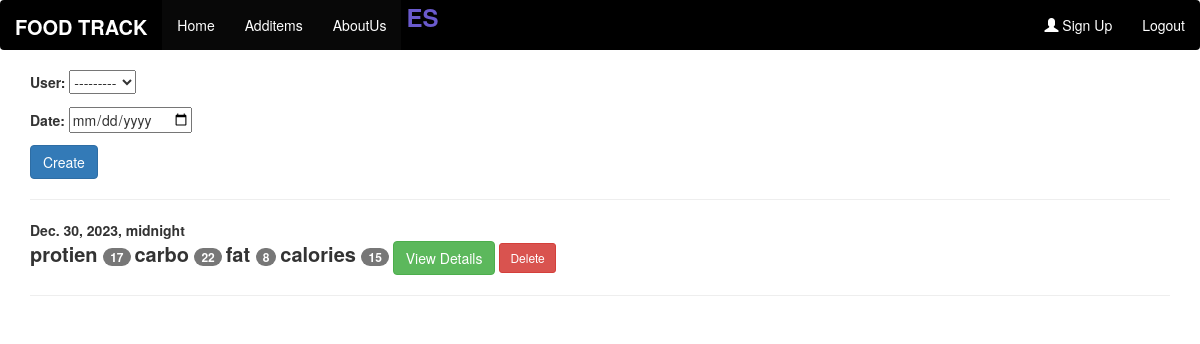
Page /home/ (signed in) on the committed database.
### food_items/models.py (models this page shows, shortened)
class AddDate(models.Model):
     user = models.ForeignKey(User, on_delete=models.CASCADE, null=True)
     date = models.DateTimeField(null=True, unique=True)

### food_items/views.py (the view)
# urls.py: path('home/', views.home),
@login_required(login_url='/login/')
def home(request):
    if request.method == 'POST':
        form = AddDateForm(request.POST)
        if form.is_valid():
            date = form.cleaned_data['date']
            form = AddDate(user=request.user, date=date).save()
            return HttpResponseRedirect('#')
    else:
        form = AddDateForm
        form2 = Additemform
    model = AddDate.objects.all()
    items = AddDetail.objects.all()
    total = TotalEnergies.objects.all()
    date_list = []
    date = ''
    food_dic = {'date': '', 'protien': 0, 'carbo': 0, 'fat': 0, 'calories': 0}
    for all in total:
        food_dic = {'date': '', 'protien': 0, 'carbo': 0, 'fat': 0, 'calories': 0}
        for item in items:
            if item.date_d is not None:
                if all.date.id == item.date_d.id:
                    food_dic['date'] = item.date_d.id
                    food_dic['protien'] += item.add_item.Protein
                    food_dic['carbo'] += item.add_item.Carbohydrates
                    food_dic['fat'] += item.add_item.Fat
                    food_dic['calories'] += item.add_item.Calories
        if food_dic['protien'] > 0 and food_dic['date'] != date:
            print(food_dic)
            date = food_dic['date']
            print(date)
            count = 0
            for i in date_list:
                if i['date'] == date:
                    count += 1
            if count == 0:
                date_list.append(food_dic)
    return render(request, 'home.html',{'form': form, 'model': model, 'items': items, 'total': total, 'date_list': date_list})

### templates/home.html (shortened to what this page needs)
{% extends 'base.html' %}
{% block content %}
<html lang="en">
<head>
</head>
<body>
<form method="post">
    {{form.as_p}}
    <input  class="btn btn-primary btn-md" type="submit" value="Create">
</form> <hr>
{% if user.is_authenticated %}
{% for item in model %}
{% if request.user == item.user%}
<b>{{item.date}}</b><br>
{% for total in date_list %}
{% for k,v in total.items %}
{% if v == item.id %}
{% for k,v in total.items %}
{% if k != 'date' %}
<b style="font-size:20px;">{{k}} <span class="badge">{{v}}</span></b>
{% endif %}
{% endfor %}
{% endif %}
{% endfor %}
{% endfor %}
<a class="btn btn-success" href = "/details/{{item.id}}">View Details</a>
<a class="btn btn-danger btn-sm" href="/delete/{{item.id}}">Delete</a><br><hr>
{% endif %}
{% endfor %}
{% endif %}
</body>
</html>
{% endblock %}

### rows in the picture
AddDate: date "Dec. 30, 2023, midnight", total "protien" "carbo" "fat" "calories", total "17" "22" "8" "15"
